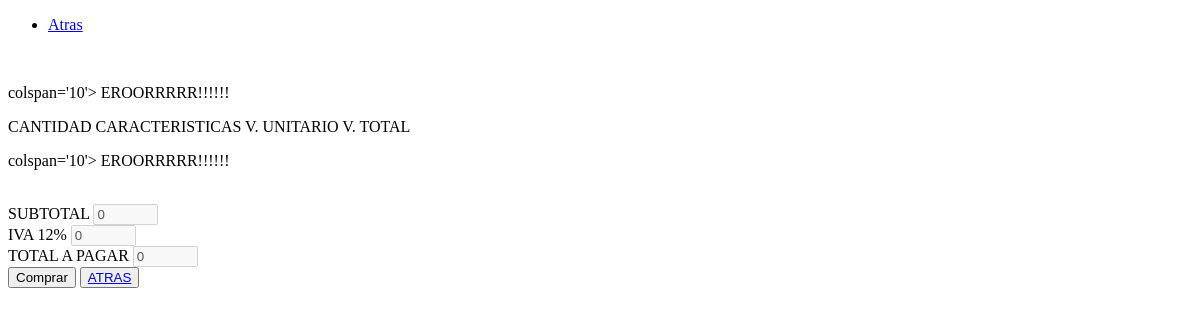
/admin/vista/facturaff.php, run on an earlier commit of the app's database.
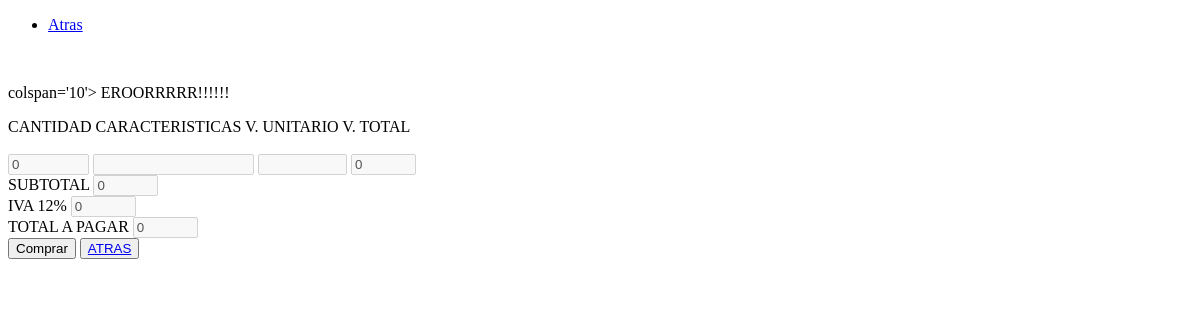
And on a later commit of the database.
### tables this page shows
CREATE TABLE `pedidos` (
  `ped_id` int(11) NOT NULL,
  `pro_id` int(11) NOT NULL,
  `cod_usuario` int(11) NOT NULL,
  `ped_cantidad` int(11) NOT NULL,
  `ped_estado` varchar(11) NOT NULL
);

### admin/vista/facturaff.php (the view, shortened to what this page needs)
<!DOCTYPE html>
<html lang="es">
<head>
    <link href="" rel="stylesheet" type="text/css" />
</head>
<body background="../../../fuserr.jpg" onload="calcular()">
    <section>
        <?php
        $mail = $_GET["mail"];
        $codio = $_GET["codio"];
        ?>
        <header>
            <nav>
                <ul>
                    <li> <a href="comprar.php?mail=<?php echo "$mail"; ?>&codigo=<?php echo $codio; ?>">Atras</a>
                    </li>
                </ul>
            </nav>
        </header>
        <form id="formulario01" method="POST" action="../../controladores/controlador_factura.php">
            <?php
            $codio = $_GET["codio"];
            include '../../config/conexionDB.php';
    $fecha = date('Y-m-d H:i:s', time());
            $sql = "SELECT * FROM usuarios WHERE usu_id = '$codio' ";
            $result = $conn->query($sql);
            if ($result->num_rows > 0) {
                while ($row = $result->fetch_assoc()) {
                    ?>
                    <br>
                    <label for='nombres'>Cliente</label>
                    <input align="center" type="text" id="nombres" name="nombres" value="<?php echo $row["usu_nombre"];
                                                                                            echo "&nbsp;";
                                                                                            echo $row["usu_apellido"]; ?>" disabled />
                    <br>
                    <br>
                    <label for='direccion'>Direccion</label>
                    <input type="text" id="direccion" name="direccion" value="<?php echo $row["usu_direccion"]; ?>" disabled />
                    <br>
                    <br>
                    <label for='direccion'>Sucursal</label>
                    <input type="text" id="direccion" name="direccion" value="<?php echo $row["usu_direccion"]; ?>" disabled />
                    <br>
                    <br>
                    <label for='fecha'>Fecha</label>
                    <input type="text" id="fecha" name="fecha" value="<?php echo $fecha; ?>" />
                    <br>
                    <br>
                <?php
            }
        } else {
            echo " <p> colspan='10'> EROORRRRR!!!!!! </p>";
        }
        ?>
            <label for='cant'>CANTIDAD</label>
            <label for='caracteristicas'>CARACTERISTICAS</label>
            <label for="v_unitario">V. UNITARIO</label>
            <label for="valortotal">V. TOTAL</label>
            <?php
            $codio = $_GET['codio'];
            include '../../config/conexionDB.php';
            $sql    = "SELECT * FROM pedidos WHERE cod_usuario = '$codio' and ped_estado='CREADO';";
            $result = $conn->query($sql);
            $cont = 0;
            if ($result->num_rows > 0) {
                while ($row = $result->fetch_assoc()) {
                    $pro     = $row["pro_id"];
                    $sql2    = "SELECT * FROM productos WHERE prod_id = '$pro';";
                    $result2 = $conn->query($sql2);
                    $rl      = mysqli_fetch_assoc($result2);
                    $rlt = $rl["prod_caracteristica"];
                    $rlt2 = $rl["prod_precio"];
                    $rlt3 = $row["ped_cantidad"];
                    $cont += 1;
                    ?>
                    <br>
                    <input size=7 type="text" id="cantidad" name="cantidad" value="<?php echo $rlt3; ?>" disabled />
                    <input size=17 type="text" id="caracteristicas" name="caracteristicas" value="<?php echo $rlt; ?>" disabled />
                    <input size=8 type="text" id="valorunitario" name="valorunitario" value="<?php echo $rlt2 ?>" disabled />
                    <input size=5 type="text" id="valortotal<?php echo $cont; ?>" name="valortotal<?php echo $cont; ?>" value="" disabled />
                <?php
            }
        } else {
            echo "
            <p> colspan='10'> EROORRRRR!!!!!! </p>";
        }
        ?>
            <br>
            <label for="subto">SUBTOTAL</label>
            <input size=5 type="text" id="subtotal" name="subtotal" value="" disabled />
            <br>
            <label for="ivaa">IVA 12%</label>
            <input size=5 type="text" id="iva" name="iva" value="" disabled />
            <br>
            <label for="totpagar">TOTAL A PAGAR</label>
            <input size=5 type="text" id="totalpagar" name="totalpagar" value="" disabled />
            <br>
            <input class="btn" type="submit" id="modificar" name="modificar" value="Comprar" />
            <button type="button" class="btn btn-default"> <a href="index_usuario.php?cone='<?php echo $cone; ?>'">ATRAS</a></button>
        </form>
    </section>
</body>
</html>

What changed in the data, as far as the page shows it:
added pedidos: cantidad "0"
Also different on the page:
text no longer shown: "colspan='10'> EROORRRRR!!!!!!"
